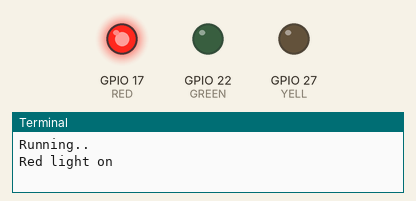
The program below on a simulated Raspberry Pi (BCM pin numbers). Parts: output pins drawn as LEDs (lit = HIGH), the last lines printed to the terminal. At 6.0 s the program stops and its outputs stay as they are.

Above: at 0.1 s.
At 2.1 s:
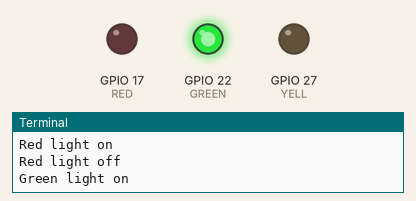
At 4.1 s:
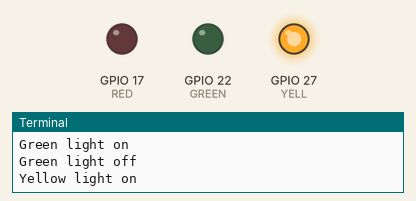
At 6.1 s:
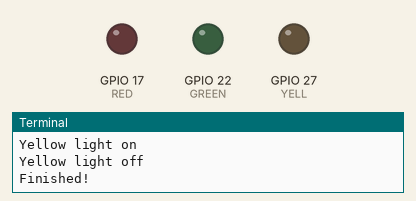
Timing chart, 0 to 7.5 s (numbered marks = the images above):
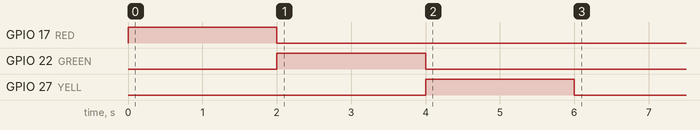

Measured:
- by itself, GPIO 17 (RED): LOW → HIGH at 0.00 s, → LOW 2.0 s later
- by itself, GPIO 22 (GREEN): LOW → HIGH at 2.0 s, → LOW 2.0 s later
- by itself, GPIO 27 (YELL): LOW → HIGH at 4.0 s, → LOW 2.0 s later

The program:

led_blink_task.py
```python
import RPi.GPIO as GPIO
import time

RED = 17
GREEN = 22
YELL = 27
GPIO.setmode(GPIO.BCM)
GPIO.setup(RED, GPIO.OUT)
GPIO.setup(GREEN, GPIO.OUT)
GPIO.setup(YELL, GPIO.OUT)
print("Running..")
for i in range(1):
    print("Red light on")
    GPIO.output(RED, GPIO.HIGH)
    time.sleep(2)
    GPIO.output(RED, GPIO.LOW)
    print("Red light off")

    print("Green light on")
    GPIO.output(GREEN, GPIO.HIGH)
    time.sleep(2)
    GPIO.output(GREEN, GPIO.LOW)
    print("Green light off")

    print("Yellow light on")
    GPIO.output(YELL, GPIO.HIGH)
    time.sleep(2)
    GPIO.output(YELL, GPIO.LOW)
    print("Yellow light off")

print("Finished!")
GPIO.cleanup()
```
